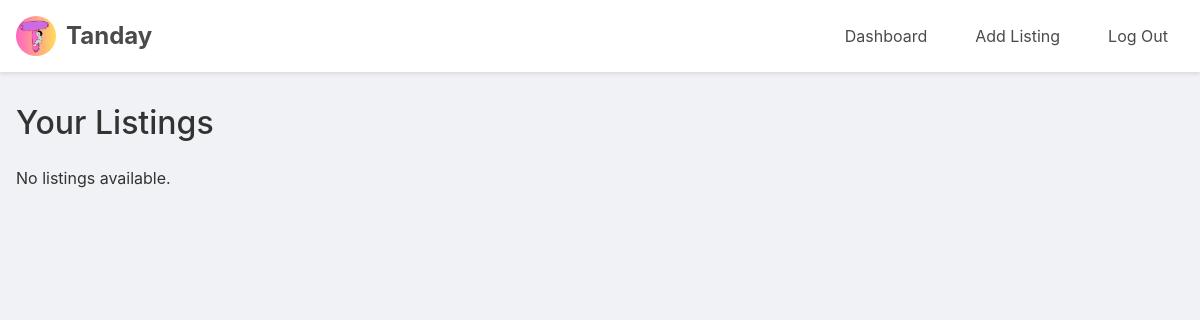
Page /viewBooks/1/ (signed in) on the earlier database version.
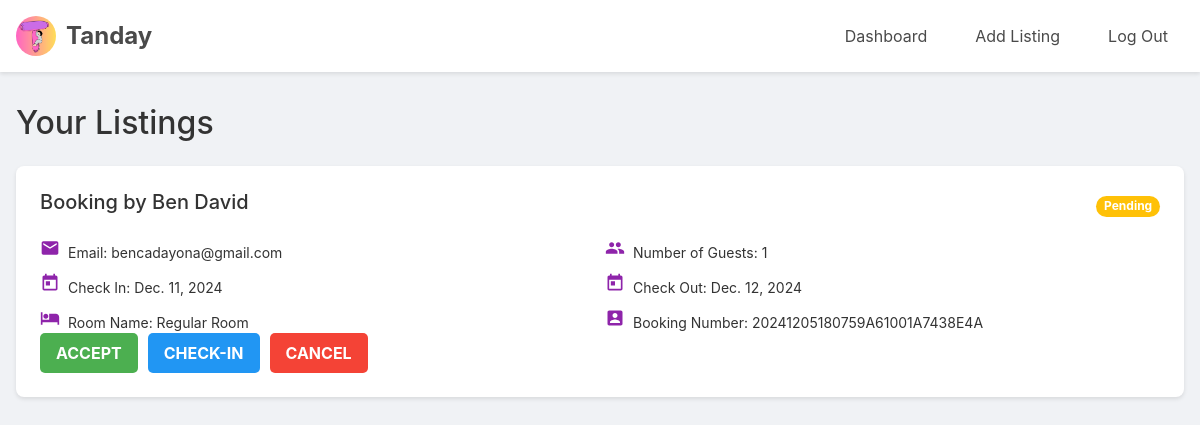
Same page on the later database version.
### api/models.py (models this page shows, shortened)
class Booking(models.Model):
    STATUS_CHOICES = [
        ("Pending", "Pending"),
        ("Canceled", "Canceled"),
        ("Accepted", "Accepted"),
        ("Check-in", "Check-in"),
        ("Check-out", "Check-out"),
    ]
    user = models.ForeignKey(User, on_delete=models.CASCADE, null=True, blank=True)
    name = models.CharField(max_length=100)
    email = models.EmailField()
    check_in = models.DateField(null=True, blank=True)
    check_out = models.DateField(null=True, blank=True)
    guests = models.IntegerField()
    room = models.ForeignKey(Rooms, on_delete=models.CASCADE)
    booking_number = models.CharField(max_length=12, editable=False, default=timezone.now().strftime('%Y%m%d%H%M%S') + uuid.uuid4().hex[:14].upper())
    status = models.CharField(max_length=10, choices=STATUS_CHOICES, default="Pending")
    isReviewed = models.BooleanField(default=False)

class Rooms(models.Model):
    name = models.CharField(max_length=100)
    number_of_beds = models.IntegerField()
    price = models.FloatField()
    listing = models.ForeignKey('Listing', on_delete=models.CASCADE)
    available_room = models.IntegerField(default=1)

### api/views.py (the view)
# urls.py: path('viewBooks/<int:listing_id>/', viewBooks, name='viewBooks'),
@login_required
def viewBooks(request,listing_id):
        bookings = Booking.objects.filter(room__listing__id=listing_id , room__listing__hotel_owner = request.user)
        context = {'bookings':bookings,
                }
        return render(request, 'viewHotelBooks.html',context )

### api/templates/viewHotelBooks.html (shortened to what this page needs)
{% extends 'hotel_base.html' %}
{% load static %}
{% load static %}
{% block content %}
    <main class="container">
        <h1>Your Listings</h1>
        <div class="listings">
            {% for booking in bookings %}
                {% if booking.status != 'Check-out' %}
                <div class="list-info">
                    <div class="booking-header">
                        <h2>Booking by {{booking.name}}</h2>
                        <span class="badge
                            {% if booking.status == 'Pending' %} bg-warning
                            {% elif booking.status == 'Canceled' %} bg-danger
                            {% elif booking.status == 'Accepted' %} bg-success
                            {% elif booking.status == 'Check-in' %} bg-purple
                            {% elif booking.status == 'Check-out' %} bg-black
                            {% else %} bg-black
                            {% endif %}
                            text-white rounded-pill">
                            {{ booking.status }}
                        </span>
                    </div>
                    <div class="info-grid">
                        <span class="info-item email">Email: {{booking.email}}</span>
                        <span class="info-item guests">Number of Guests: {{booking.guests}}</span>
                        <span class="info-item check-in">Check In: {{booking.check_in}}</span>
                        <span class="info-item check-out">Check Out: {{booking.check_out}}</span>
                        <span class="info-item room">Room Name: {{booking.room.name}}</span>
                        <span class="info-item booking-number">Booking Number: {{booking.booking_number}}</span>
                    </div>
                    <form method="POST" action="{% url 'accept' booking.id %}">
                        {% if booking.status != 'Canceled' and booking.status != 'Check-in' %}
                        <div class="button-container">
                            <button type="submit" name="accept_button" class="btn btn-accept">Accept</button>
                            <button type="submit" name="check_in_button" class="btn btn-check-in">Check-in</button>
                            <button type="submit" name="cancel_button" class="btn btn-cancel">Cancel</button>
                        </div>
                        {% endif %}
                    </form>
                </div>
                {% endif %}
            {% empty %}
                <p>No listings available.</p>
            {% endfor %}
        </div>
    </main>
    {% endblock %}

Differences in the rows shown:
now on this page (row edited): Booking: name "Ben David", status "Pending", email "bencadayona@gmail.com", guests "1", check_in "Dec. 11, 2024", check_out "Dec. 12, 2024", room.name "Regular Room", booking_number "20241205180759A61001A7438E4A", shows "ACCEPT"
Other differences:
text no longer shown: "No listings available."
